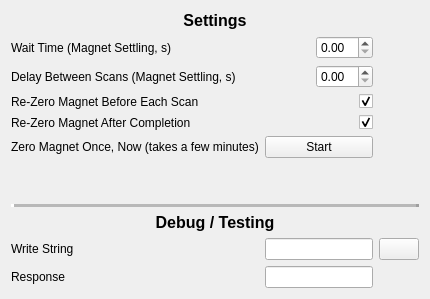
     <widget class="QWidget" name="cryostat_tab">
      <attribute name="title">
       <string>Cryostat/Magnet</string>
      </attribute>
      <layout class="QGridLayout" name="gridLayout_12">
       <item row="0" column="0" colspan="4">
        <layout class="QGridLayout" name="gridLayout_14">
         <item row="11" column="0">
          <widget class="QLabel" name="label_137">
           <property name="maximumSize">
            <size>
             <width>16777215</width>
             <height>20</height>
            </size>
           </property>
           <property name="text">
            <string>Response</string>
           </property>
          </widget>
         </item>
         <item row="7" column="0" colspan="3">
          <spacer name="verticalSpacer_2">
           <property name="orientation">
            <enum>Qt::Vertical</enum>
           </property>
           <property name="sizeHint" stdset="0">
            <size>
             <width>20</width>
             <height>40</height>
            </size>
           </property>
          </spacer>
         </item>
         <item row="2" column="0">
          <widget class="QLabel" name="label_77">
           <property name="text">
            <string>Delay Between Scans (Magnet Settling, s)</string>
           </property>
          </widget>
         </item>
         <item row="0" column="0" colspan="3">
          <widget class="QLabel" name="label_76">
           <property name="font">
            <font>
             <pointsize>12</pointsize>
             <weight>75</weight>
             <bold>true</bold>
            </font>
           </property>
           <property name="text">
            <string>Settings</string>
           </property>
           <property name="alignment">
            <set>Qt::AlignCenter</set>
           </property>
          </widget>
         </item>
         <item row="1" column="1" alignment="Qt::AlignRight">
          <widget class="QDoubleSpinBox" name="cryostat_magnet_settling_time_sbpx">
           <property name="maximumSize">
            <size>
             <width>100</width>
             <height>16777215</height>
            </size>
           </property>
           <property name="toolTip">
            <string>&lt;html&gt;&lt;head/&gt;&lt;body&gt;&lt;p&gt;The Magnet takes time to reach the setpoint.&lt;/p&gt;&lt;p&gt; The exact amount of time depends on the specifics of the step. ~90-95% of the change occurs within ~0.5 seconds, but the field isn't really &amp;quot;stable&amp;quot; until ~0.8-1 second after it begins. &lt;/p&gt;&lt;p&gt;The field settling is even slower when going to B=0, especially for the last 10 mT. Hence the extra delay between scans. It takes ~5 full seconds.&lt;br/&gt;&lt;/p&gt;&lt;p&gt;It is likely that the settling is slow whenever the next setpoint is below the current one&lt;/p&gt;&lt;/body&gt;&lt;/html&gt;</string>
           </property>
          </widget>
         </item>
         <item row="11" column="1">
          <widget class="QLineEdit" name="cryostat_response_lnedt">
           <property name="readOnly">
            <bool>true</bool>
           </property>
           <property name="clearButtonEnabled">
            <bool>false</bool>
           </property>
          </widget>
         </item>
         <item row="10" column="2">
          <widget class="QPushButton" name="cryostat_send_cmd_btn">
           <property name="maximumSize">
            <size>
             <width>40</width>
             <height>16777215</height>
            </size>
           </property>
           <property name="text">
            <string/>
           </property>
           <property name="icon">
            <iconset>
             <normaloff>../icons/arrow.png</normaloff>../icons/arrow.png</iconset>
           </property>
          </widget>
         </item>
         <item row="10" column="1">
          <widget class="QLineEdit" name="cryostat_write_cmd_lnedt"/>
         </item>
         <item row="3" column="1">
          <widget class="QCheckBox" name="cryostat_zero_between_scans_chkbx">
           <property name="layoutDirection">
            <enum>Qt::RightToLeft</enum>
           </property>
           <property name="text">
            <string/>
           </property>
           <property name="checked">
            <bool>true</bool>
           </property>
          </widget>
         </item>
         <item row="9" column="0" colspan="3">
          <widget class="QLabel" name="label_75">
           <property name="font">
            <font>
             <pointsize>12</pointsize>
             <weight>75</weight>
             <bold>true</bold>
            </font>
           </property>
           <property name="text">
            <string>Debug / Testing</string>
           </property>
           <property name="alignment">
            <set>Qt::AlignCenter</set>
           </property>
          </widget>
         </item>
         <item row="5" column="0">
          <widget class="QLabel" name="label_79">
           <property name="text">
            <string>Zero Magnet Once, Now (takes a few minutes)</string>
           </property>
          </widget>
         </item>
         <item row="8" column="0" colspan="3">
          <widget class="QFrame" name="frame_8">
           <property name="frameShape">
            <enum>QFrame::HLine</enum>
           </property>
           <property name="frameShadow">
            <enum>QFrame::Raised</enum>
           </property>
           <property name="lineWidth">
            <number>3</number>
           </property>
           <property name="midLineWidth">
            <number>5</number>
           </property>
          </widget>
         </item>
         <item row="5" column="1">
          <widget class="QPushButton" name="cryostat_zero_magnet_now_btn">
           <property name="text">
            <string>Start</string>
           </property>
          </widget>
         </item>
         <item row="1" column="0">
          <widget class="QLabel" name="label_73">
           <property name="text">
            <string>Wait Time (Magnet Settling, s)</string>
           </property>
          </widget>
         </item>
         <item row="3" column="0">
          <widget class="QLabel" name="label_78">
           <property name="text">
            <string>Re-Zero Magnet Before Each Scan</string>
           </property>
          </widget>
         </item>
         <item row="2" column="1" alignment="Qt::AlignRight">
          <widget class="QDoubleSpinBox" name="cryostat_delay_between_scans_spbx">
           <property name="maximumSize">
            <size>
             <width>100</width>
             <height>16777215</height>
            </size>
           </property>
           <property name="toolTip">
            <string>&lt;html&gt;&lt;head/&gt;&lt;body&gt;&lt;p&gt;The field settling is slower when going to B=0, especially for the last 10 mT. Hence the extra delay between scans. It takes ~5 full seconds.&lt;/p&gt;&lt;p&gt;It is likely that the settling is slow whenever the next setpoint is below the current one&lt;/p&gt;&lt;/body&gt;&lt;/html&gt;</string>
           </property>
           <property name="layoutDirection">
            <enum>Qt::LeftToRight</enum>
           </property>
           <property name="alignment">
            <set>Qt::AlignLeading|Qt::AlignLeft|Qt::AlignVCenter</set>
           </property>
          </widget>
         </item>
         <item row="10" column="0">
          <widget class="QLabel" name="label_65">
           <property name="maximumSize">
            <size>
             <width>16777215</width>
             <height>20</height>
            </size>
           </property>
           <property name="text">
            <string>Write String</string>
           </property>
          </widget>
         </item>
         <item row="4" column="0">
          <widget class="QLabel" name="label_80">
           <property name="text">
            <string>Re-Zero Magnet After Completion</string>
           </property>
          </widget>
         </item>
         <item row="4" column="1">
          <widget class="QCheckBox" name="cryostat_zero_after_expt_chkbx">
           <property name="layoutDirection">
            <enum>Qt::RightToLeft</enum>
           </property>
           <property name="text">
            <string/>
           </property>
           <property name="checked">
            <bool>true</bool>
           </property>
          </widget>
         </item>
        </layout>
       </item>
      </layout>
     </widget>
